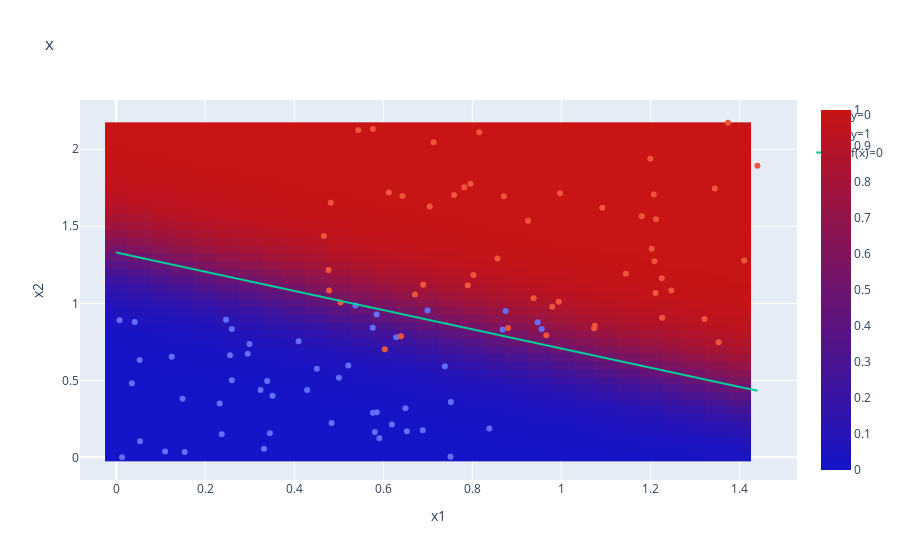

The notebook cell saved with this chart:
### Code cell
x_ = np.arange(0, np.max(x[:,0]), 0.05)
y_ = np.arange(0, np.max(x[:,1]), 0.05)
Z = np.zeros((len(y_), len(x_)))
for ix, xx in enumerate(x_):
    for iy, yy in enumerate(y_):
        Z[iy, ix] = f(w, b, np.array([xx, yy]))

fig = go.Figure(data=[
    go.Scatter(x=x[0:n_samples,0], y=x[0:n_samples,1], mode='markers', name='y=0',),
    go.Scatter(x=x[n_samples::,0], y=x[n_samples::,1], mode='markers', name='y=1'), 
    go.Scatter(x=x_space, y=y_space,  name='f(x)=0'),
    go.Heatmap(z=Z, y=y_, x=x_, colorscale=[[0.0, 'rgb(20, 20, 200)'], [1.0, 'rgb(200, 20, 20)']])], 
    layout=go.Layout(title='x', xaxis=dict(title="x1",), yaxis=dict(title="x2",)))
plotly.offline.iplot(fig)
